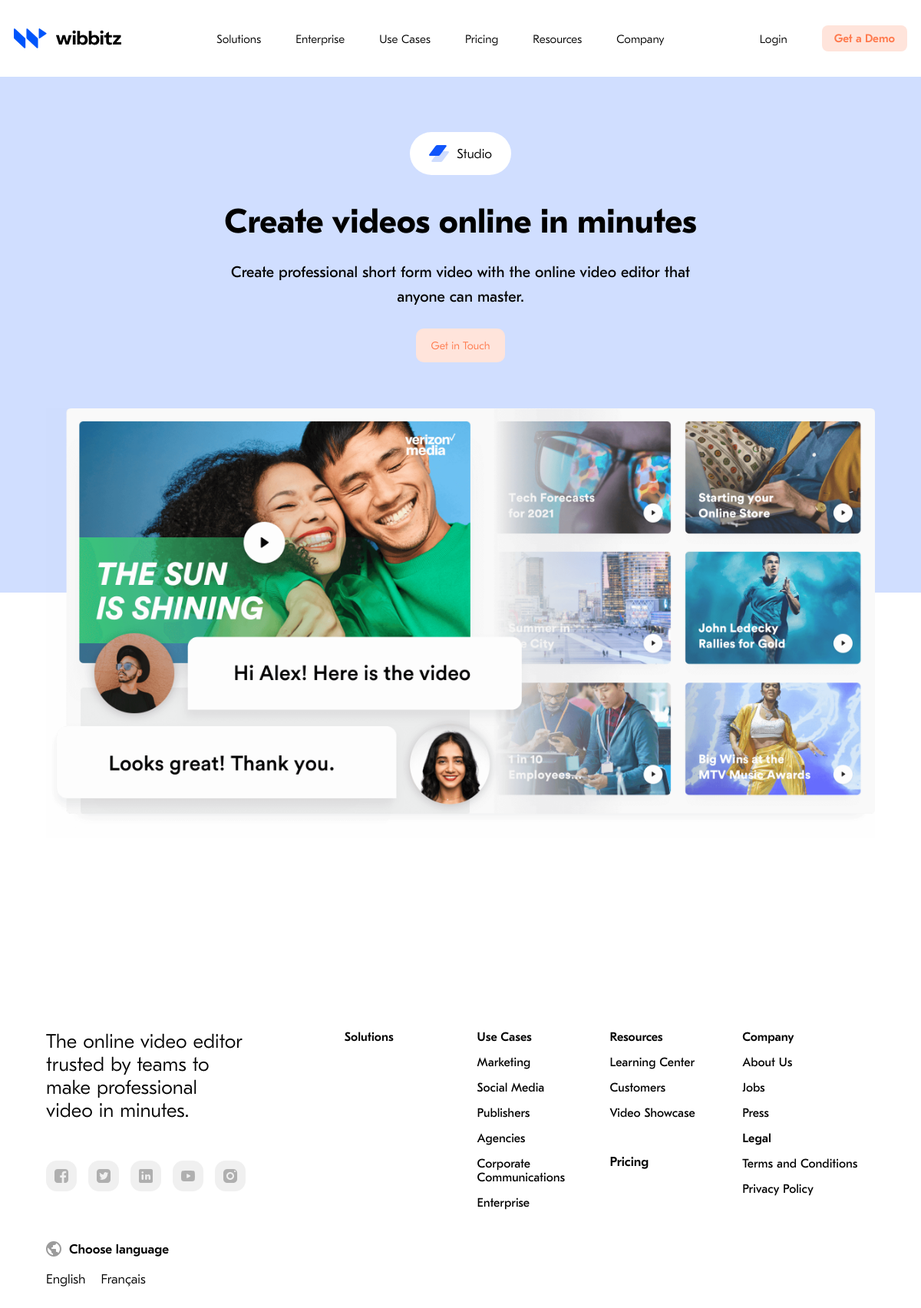
/product/1/, run on the app's committed database.
### web/models.py (models this page shows, shortened)
class Product(models.Model):
    image = models.ImageField(upload_to="product/")
    hero_image = models.ImageField(upload_to="product/")
    logo = models.FileField(upload_to="product/")
    title = models.CharField(max_length=128)
    name = models.CharField(max_length=128)
    background_color = models.CharField(max_length=128)
    description = models.TextField()
    class_name = models.CharField(max_length=128)

### web/views.py (the view)
# urls.py: path("product/<int:pk>/",product,name="product")
def product(request,pk):
    product = get_object_or_404(Product.objects.filter(pk=pk))
    customers = Customer.objects.filter(product=product)
    context = {
        "product" : product
    }
    return render(request,"product.html",context=context)

### templates/product.html (shortened to what this page needs)
{% extends 'base.html' %} {% load static %} {%block content%}
<section id="product" style="background: {{product.background_color}}">
	<section class="wrapper">
		<a href="#" class="logo-badge">
			<img src="{{product.logo.url}}" alt="" />
			{{product.name}}
		</a>
		<h1>{{product.title}}</h1>
		<p>{{product.description}}</p>
		<a href="#" class="button">Get in Touch</a>
		<img src="{{product.hero_image.url}}" alt="Hero Image" class="hero" />
	</section>
</section>
<section id="inner-page-brands">
</section>
{%endblock%}

### static/css/style.css (style rules this page uses)
* { margin: 0; padding: 0; border: 0; vertical-align: baseline; background: transparent; font-weight: normal; text-decoration: none; outline: none; -webkit-box-sizing: border-box; -moz-box-sizing: border-box; box-sizing: border-box; }
body { font-family: "GT-Eesti", Arial, Helvetica, sans-serif; font-size: 17px; color: #000; overflow-x: hidden; min-width: 320px; font-weight: 500; }
a { color: #000; }
p { line-height: 1.6em; font-size: 16px; font-family: "GT-Eesti", Arial; font-weight: 500; color: #000; }
.wrapper { width: 90%; margin: 0 auto; max-width: 1200px; }
::placeholder { color: #9b9b9b; opacity: 1; }
#product { background: #ffc9b7; padding: 72px 0 300px; text-align: center; }
#product section.wrapper { position: relative; }
#product a.logo-badge { display: inline-flex; margin-bottom: 35px; padding: 17px 25px; background: #fff; border-radius: 30px; align-items: center; }
#product a.logo-badge img { height: 22px; margin-right: 10px; }
#product h1 { font-size: 44px; font-weight: bold; max-width: 70%; margin: 0 auto 25px; }
#product p { width: 60%; margin: 0 auto 25px; font-size: 20px; }
#product a.button { font-size: 14px; background: rgb(255, 228, 219); color: rgb(255, 120, 75); padding: 13.5px 20px; display: inline-block; border-radius: 10px; }
#product img.hero { display: block; width: 100%; position: absolute; margin: 60px auto 0; }
#inner-page-brands { padding: 450px 0 0; text-align: center; }

### data on the page
Product: logo (picture), name "Studio", title "Create videos online in minutes", description "Create professional short form video with the online video editor that anyone can master.", hero_image (picture)
